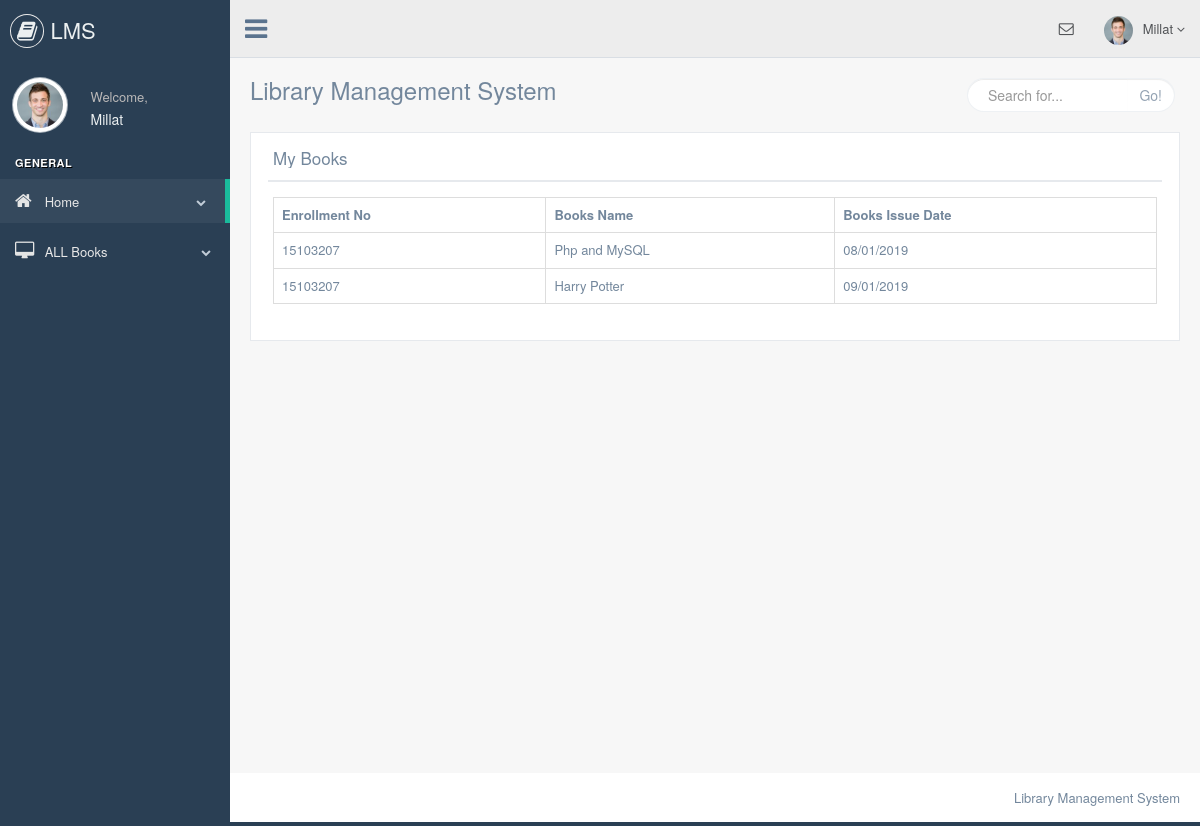
The page /student/my_issued_books.php (signed in) on the database its author committed.
### tables this page shows
CREATE TABLE `issue_books` (
  `id` int(5) NOT NULL,
  `student_enrollment` varchar(50) NOT NULL,
  `student_name` varchar(50) NOT NULL,
  `student_sem` varchar(50) NOT NULL,
  `student_contact` varchar(50) NOT NULL,
  `student_email` varchar(50) NOT NULL,
  `books_name` varchar(50) NOT NULL,
  `books_issue_date` varchar(50) NOT NULL,
  `books_return_date` varchar(50) NOT NULL,
  `student_username` varchar(50) NOT NULL
);

### student/my_issued_books.php (the view, shortened to what this page needs)
<?php
include "header.php";
    ?>
    <?php
include "connection.php";
?>
<div class="right_col" role="main">
    <div class="">
        <div class="page-title">
            <div class="title_left">
                <h3>Library Management System</h3>
            </div>
            <div class="title_right">
                <div class="col-md-5 col-sm-5 col-xs-12 form-group pull-right top_search">
                    <div class="input-group">
                        <input type="text" class="form-control" placeholder="Search for...">
                        <span class="input-group-btn">
                            <button class="btn btn-default" type="button">Go!</button>
                        </span>
                    </div>
                </div>
            </div>
        </div>
        <div class="clearfix"></div>
        <div class="row" style="min-height:500px">
            <div class="col-md-12 col-sm-12 col-xs-12">
                <div class="x_panel">
                    <div class="x_title">
                        <h2>My Books</h2>
                        <div class="clearfix"></div>
                    </div>
                    <div class="x_content">
                        <table class="table table-bordered">
                            <tr>
                                <th>Enrollment No</th>
                                <th>Books Name</th>
                                <th>Books Issue Date</th>
                            </tr>
                            <?php
                            $res = mysqli_query($link, "SELECT * FROM issue_books WHERE student_username='$_SESSION[username]' AND books_return_date=''");
                            while($row = mysqli_fetch_array($res)){
                                echo "<tr>";
                                echo "<td>"; echo $row['student_enrollment'];  echo "</td>";
                                echo "<td>"; echo $row['books_name'];  echo "</td>";
                                echo "<td>"; echo $row['books_issue_date'];  echo "</td>";
                                echo "</tr>";
                            }
                            ?>
                        </table>
                    </div>
                </div>
            </div>
        </div>
    </div>
</div>
<?php include "footer.php" ?>

### rows shown on the page
issue_books: student_enrollment "15103207", books_name "Php and MySQL", books_issue_date "08/01/2019"
issue_books: student_enrollment "15103207", books_name "Harry Potter", books_issue_date "09/01/2019"

### other values the page prints
$_SESSION['username'] "Millat"
